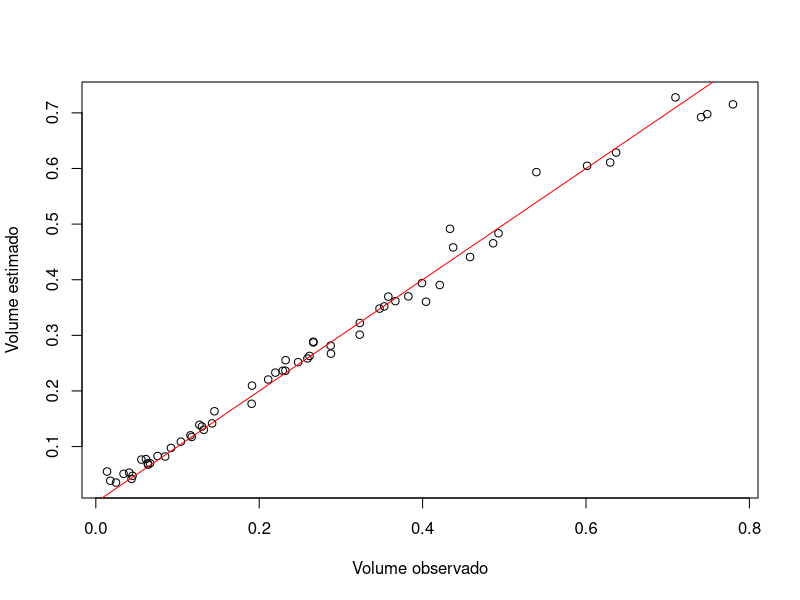
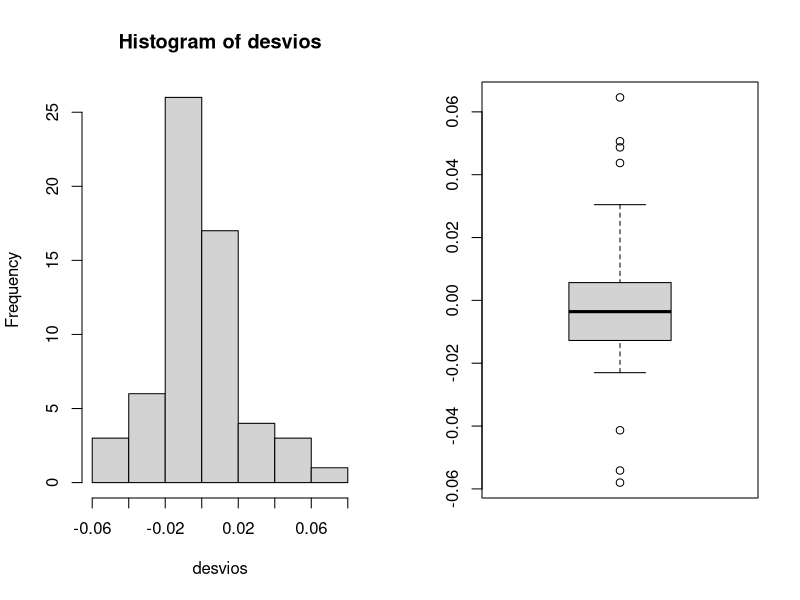

R code for these plots, in order: (Note: this script raises an error after producing the figures.)
## ---- chunk 1
library(readxl)
dados <- read_excel("Dados_regressao (2).xlsx")
dados
## ---- chunk 2
library(e1071)

modeloSVM <- svm(dados$Volume ~ dados$DAP + dados$Altura)
summary(modeloSVM)
## ---- chunk 3
volumeEstimado <- predict(modeloSVM)
volumeEstimado
## ---- chunk 4
plot(dados$Volume, volumeEstimado, xlab = "Volume observado", ylab = "Volume estimado")
lines(x = c(0, 1000), y = c(0, 1000), col = "red")
## ---- chunk 5
desvios <- dados$Volume - volumeEstimado
sum(desvios)
sd(desvios)
shapiro.test(desvios)

library(lmtest)
gqtest(desvios ~ dados$Volume)

par(mfrow = c(1, 2))
hist(desvios)
boxplot(desvios)
## ---- chunk 6
# Random Forest
library(randomForest)

modeloRF <- randomForest(dados$Volume ~ dados$DAP + dados$Altura)
summary(modeloRF)
## ---- chunk 7
plot(modeloRF)
## ---- chunk 8
volumeEstimado <- predict(modeloRF)

plot(dados$Volume, volumeEstimado, xlab = "Volume observado", ylab = "Volume estimado")
lines(x = c(0, 1000), y = c(0, 1000), col = "red")
## ---- chunk 9
desvios <- dados$Volume - volumeEstimado
sum(desvios)
sd(desvios)
shapiro.test(desvios)
gqtest(desvios ~ dados$Volume)

par(mfrow = c(1, 2))
hist(desvios)
boxplot(desvios)
